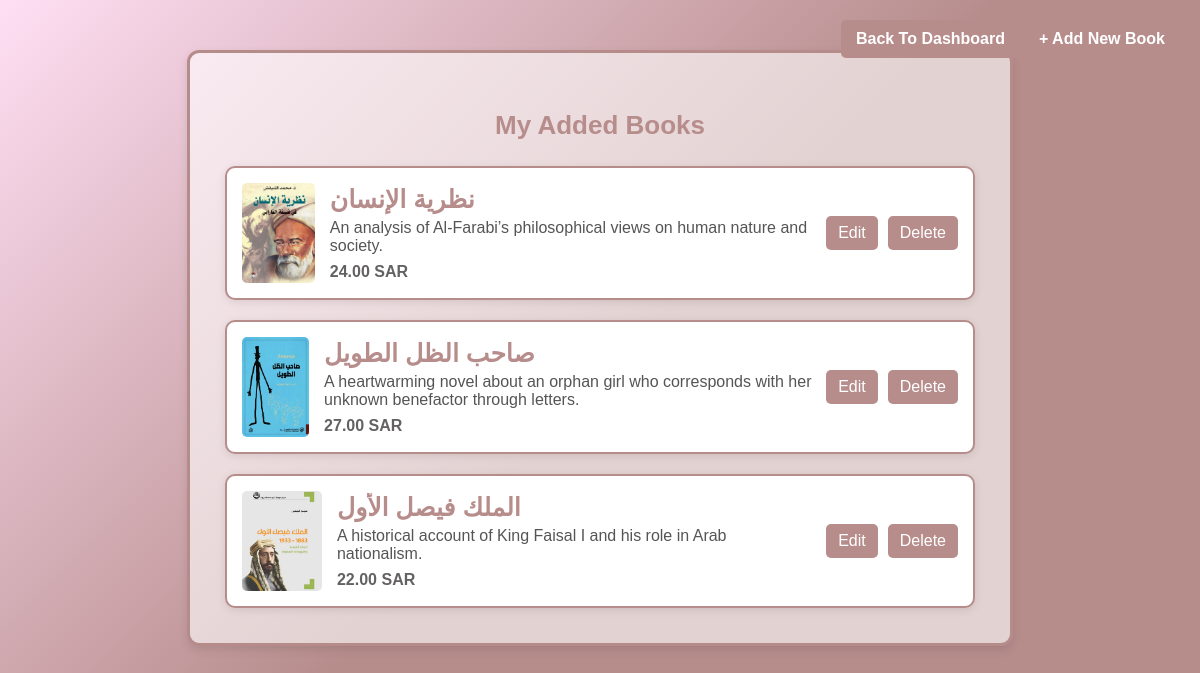
Screenshot of /softwarePHP3/MyBooks.php with the database file from the repository.
### tables this page shows
CREATE TABLE `book` (
  `bookId` int(11) NOT NULL,
  `image` text,
  `title` text,
  `description` text,
  `price` decimal(10,2) DEFAULT NULL,
  `category` enum('Literature','History','Novels','Philosophy') DEFAULT NULL,
  `bookStatus` enum('In stock','Out of stock') DEFAULT 'In stock',
  `userId` int(11) DEFAULT NULL,
  `cartId` int(11) DEFAULT NULL
);

### softwarePHP3/MyBooks.php (the view, shortened to what this page needs)
<?php
include 'databaseConnection.php';
$userId = $_SESSION['userId'] ?? 2;
$stmt = $conn->prepare("SELECT * FROM book WHERE userId = ? ORDER BY bookId DESC");
$stmt->bind_param("i", $userId);
$stmt->execute();
$result = $stmt->get_result();
$books = $result->fetch_all(MYSQLI_ASSOC);
?>
<!DOCTYPE html>
<html lang="en">
<head>
  <link rel="stylesheet" href="Style/MyBooks.css">
</head>
<body>
  <a href="AddMyBook.php" class="add-book-btn">+ Add New Book</a>
  <a href="Dashboard.php" class="dashboard-btn">Back To Dashboard</a>
  <div class="container">
    <h2>My Added Books</h2>
    <div id="booksList" class="books-list">
      <?php if (count($books) > 0): ?>
        <?php foreach ($books as $book): ?>
          <div class="book-item">
            <img src="imags/<?= htmlspecialchars($book['image']) ?>" alt="<?= htmlspecialchars($book['title']) ?>">
            <div class="book-details">
              <div class="book-title"><?= htmlspecialchars($book['title']) ?></div>
              <div class="book-description"><?= htmlspecialchars($book['description']) ?></div>
              <div class="book-price"><?= htmlspecialchars($book['price']) ?> SAR</div>
            </div>
            <div class="buttons">
              <?php if ($book['bookStatus'] !== 'Out of stock'): ?>
                <a href="AddMyBook.php?id=<?= $book['bookId'] ?>" class="edit-btn">Edit</a>
              <?php endif; ?>
              <a href="MyBooks.php?delete=<?= $book['bookId'] ?>" class="delete-btn" onclick="return confirm('Are you sure you want to delete this book?');">Delete</a>
            </div>
          </div>
        <?php endforeach; ?>
      <?php else: ?>
        <p style="margin-top:20px;">You haven't added any books yet.</p>
      <?php endif; ?>
    </div>
  </div>
</body>
</html>

### softwarePHP3/Style/MyBooks.css (style rules this page uses)
body { font-family: Arial, sans-serif; margin: 0; padding: 0; background: linear-gradient(135deg, #ffdff4 0%, #b78d8c 50%); background-attachment: fixed; background-size: cover; color: #333; text-align: center; }
.container { max-width: 750px; margin: 50px auto; padding: 35px; border-radius: 12px; border: 3px solid rgb(182, 140, 139); background: rgba(255, 255, 255, 0.605); box-shadow: 0px 4px 10px rgba(0, 0, 0, 0.1); text-align: center; }
h2 { margin-bottom: 25px; color: #b78d8c; font-size: 26px; font-weight: bold; }
.books-list { display: flex; flex-direction: column; gap: 20px; }
.book-item { display: flex; align-items: center; justify-content: space-between; background: white; padding: 15px; border-radius: 10px; border: 2px solid #b78d8c; box-shadow: 0px 2px 8px rgba(0, 0, 0, 0.1); position: relative; }
.book-title { font-size: 25px; font-weight: bold; color: #b78d8c; margin-bottom: 5px; }
.book-description { font-size: 16px; color: #555; margin-bottom: 5px; word-wrap: break-word; overflow-wrap: break-word; white-space: normal; max-width: 100%; }
.book-price { font-size: 16px; color: #555; }
.book-item img { width: 80px; height: 100px; border-radius: 5px; object-fit: cover; }
.book-details { flex-grow: 1; text-align: left; padding-left: 15px; overflow: hidden; word-wrap: break-word; white-space: normal; }
.buttons { display: flex; }
.delete-btn { background-color: #b78d8c; color: white; padding: 8px 12px; border: none; border-radius: 5px; cursor: pointer; transition: 0.3s; margin-left: 10px; text-decoration: none; }
.edit-btn { background-color: #b78d8c; color: white; padding: 8px 12px; border: none; border-radius: 5px; cursor: pointer; transition: 0.3s; margin-left: 10px; text-decoration: none; }
.add-book-btn { position: absolute; top: 20px; right: 20px; background-color: #b78d8c; color: white; padding: 10px 15px; border-radius: 5px; text-decoration: none; font-weight: bold; transition: 0.3s; }
.dashboard-btn { position: absolute; top: 20px; right: 140px; background-color: #b78d8c; color: white; padding: 10px 15px; border-radius: 5px; text-decoration: none; font-weight: bold; transition: 0.3s; margin-right: 40px; }

### softwarePHP3/MyBooks.php (style rules this page uses)
.book-price { color: #636161; font-weight: bold; font-size: 16px; margin-top: 8px; }

### rows the page displays
book: image (picture), title "نظرية الإنسان", description "An analysis of Al-Farabi’s philosophical views on human nature and society.", price "24.00"
book: image (picture), title "صاحب الظل الطويل", description "A heartwarming novel about an orphan girl who corresponds with her unknown benefactor through letters.", price "27.00"
book: image (picture), title "الملك فيصل الأول", description "A historical account of King Faisal I and his role in Arab nationalism.", price "22.00"
